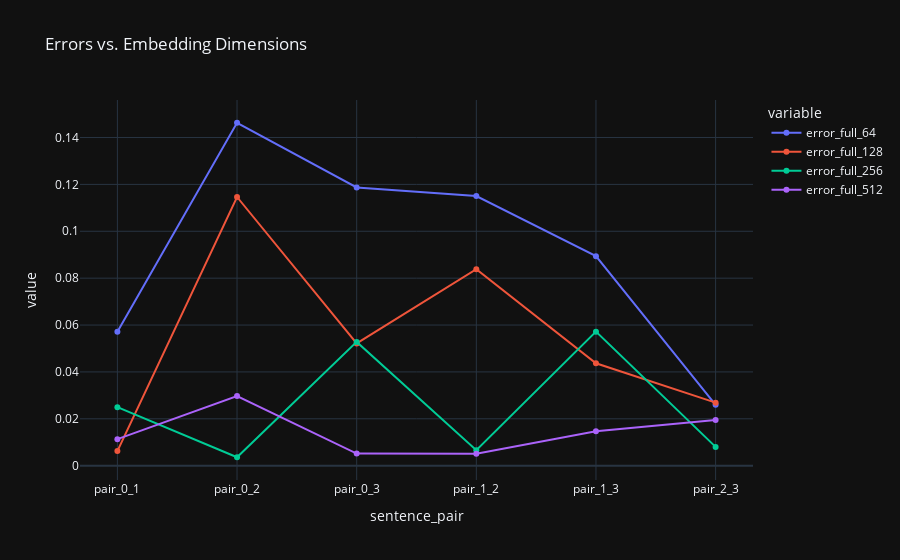

Notebook code cell kept with this figure:
### Markdown cell above
## Plot the absolute value of errors

### Code cell
fig = px.line(
    errors_df.abs(),
    title='Errors vs. Embedding Dimensions',
    markers=True,
)
fig.show()

### Figure 1 — Plotly figure (JSON) as saved in the notebook; plotly's stock layout.template omitted (floating-point values rounded to 4 significant figures)
{"data": [{"hovertemplate": "variable=error_full_64<br>sentence_pair=%{x}<br>value=%{y}<extra></extra>", "legendgroup": "error_full_64", "line": {"color": "#636efa", "dash": "solid"}, "marker": {"symbol": "circle"}, "mode": "lines+markers", "name": "error_full_64", "orientation": "v", "showlegend": true, "x": ["pair_0_1", "pair_0_2", "pair_0_3", "pair_1_2", "pair_1_3", "pair_2_3"], "xaxis": "x", "y": [0.05712, 0.1463, 0.1187, 0.115, 0.08939, 0.02599], "yaxis": "y", "type": "scatter"}, {"hovertemplate": "variable=error_full_128<br>sentence_pair=%{x}<br>value=%{y}<extra></extra>", "legendgroup": "error_full_128", "line": {"color": "#EF553B", "dash": "solid"}, "marker": {"symbol": "circle"}, "mode": "lines+markers", "name": "error_full_128", "orientation": "v", "showlegend": true, "x": ["pair_0_1", "pair_0_2", "pair_0_3", "pair_1_2", "pair_1_3", "pair_2_3"], "xaxis": "x", "y": [0.00624, 0.1146, 0.05218, 0.08385, 0.04368, 0.0269], "yaxis": "y", "type": "scatter"}, {"hovertemplate": "variable=error_full_256<br>sentence_pair=%{x}<br>value=%{y}<extra></extra>", "legendgroup": "error_full_256", "line": {"color": "#00cc96", "dash": "solid"}, "marker": {"symbol": "circle"}, "mode": "lines+markers", "name": "error_full_256", "orientation": "v", "showlegend": true, "x": ["pair_0_1", "pair_0_2", "pair_0_3", "pair_1_2", "pair_1_3", "pair_2_3"], "xaxis": "x", "y": [0.02498, 0.003602, 0.05281, 0.006624, 0.05719, 0.008024], "yaxis": "y", "type": "scatter"}, {"hovertemplate": "variable=error_full_512<br>sentence_pair=%{x}<br>value=%{y}<extra></extra>", "legendgroup": "error_full_512", "line": {"color": "#ab63fa", "dash": "solid"}, "marker": {"symbol": "circle"}, "mode": "lines+markers", "name": "error_full_512", "orientation": "v", "showlegend": true, "x": ["pair_0_1", "pair_0_2", "pair_0_3", "pair_1_2", "pair_1_3", "pair_2_3"], "xaxis": "x", "y": [0.01133, 0.02969, 0.005149, 0.005131, 0.01467, 0.01952], "yaxis": "y", "type": "scatter"}], "layout": {"xaxis": {"anchor": "y", "domain": [0.0, 1.0], "title": {"text": "sentence_pair"}}, "yaxis": {"anchor": "x", "domain": [0.0, 1.0], "title": {"text": "value"}}, "legend": {"title": {"text": "variable"}, "tracegroupgap": 0}, "title": {"text": "Errors vs. Embedding Dimensions"}}}
